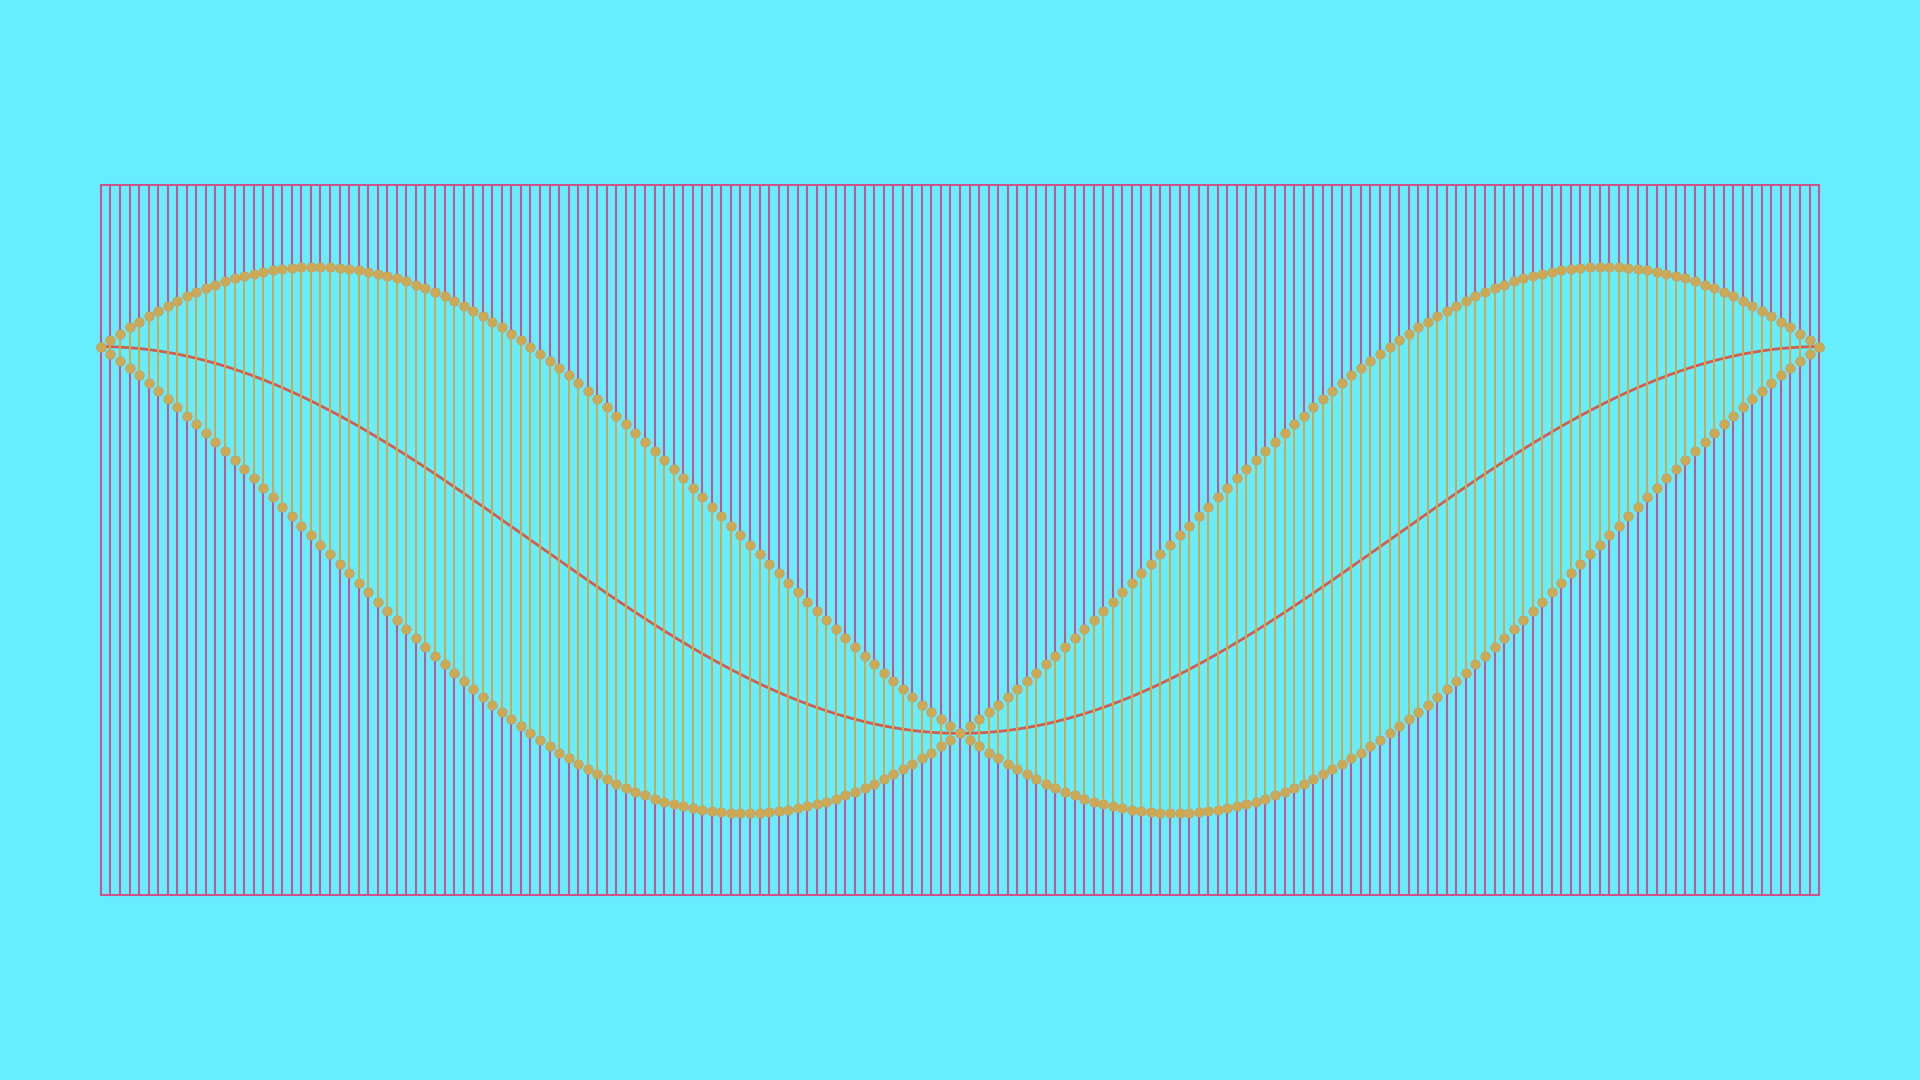

Source code (Python):
from pathlib import Path

import matplotlib.pyplot as plt
import numpy as np


def hsv2rgb(h: float=0.0, s: float=1.0, v: float=1.0) -> str:
    rgb: np.ndarray = (255 * ((np.clip(np.abs(np.modf(h + np.array([0.0, 2.0, 1.0]) / 3)[0] * 6 - 3) - 1, 0, 1) - 1) * s + 1) * v).round(0).astype(int)
    return "#" + "".join(f"{i:02x}" for i in rgb)


def main() -> None:
    # config
    fp: Path = Path(__file__).resolve().with_suffix(".png")
    plt.rcParams["figure.dpi"] = 100
    plt.rcParams["figure.figsize"] = [19.2, 10.8]
    rng: np.random.Generator = np.random.default_rng()
    offset: float = rng.random()
    saturation: float = 0.6
    value: float = 1.0
    bgc: str = hsv2rgb(offset, saturation, value)
    # generate figure
    fig: plt.Figure
    ax: plt.Axes
    fig, ax = plt.subplots()
    # plot
    value -= 0.2
    t: np.ndarray = np.linspace(0, 2*np.pi, 1+180, endpoint=True) + np.pi*0.25
    c: np.ndarray = np.cos(t)
    s: np.ndarray = np.sin(t)
    top: np.ndarray = np.array([max(i, j) for i, j in zip(c, s)])
    bottom: np.ndarray = np.array([min(i, j) for i, j in zip(c, s)])
    hue: float = offset + 0.4
    color: str = hsv2rgb(hue, saturation, value)
    ax.stem(t, top      , bottom= 1.3, linefmt=color, markerfmt=color, basefmt=color)
    ax.stem(t, bottom   , bottom=-1.3, linefmt=color, markerfmt=color, basefmt=color)
    base: np.ndarray = 0.5*(top+bottom)
    hue = offset + 0.5
    color = hsv2rgb(hue, saturation, value)
    ax.plot(t, base, linewidth=2, color=color)
    hue = offset + 0.6
    color = hsv2rgb(hue, saturation, value)
    for l, i, j, k in zip(t, base, top, bottom):
        ax.stem(l, j, bottom=i, linefmt=color, markerfmt=color, basefmt=color)
        ax.stem(l, k, bottom=i, linefmt=color, markerfmt=color, basefmt=color)
    # arrange
    #ax.set_xlim(0, 1)
    #ax.set_ylim(0, 1)
    ax.axis("off")
    ax.set_aspect("equal")
    ax.set_facecolor(bgc)
    fig.set_facecolor(bgc)
    fig.tight_layout()
    # output
    fig.savefig(fp)
    plt.cla()
    plt.clf()
    plt.close(fig)
    return None


if __name__ == "__main__":
    main()
